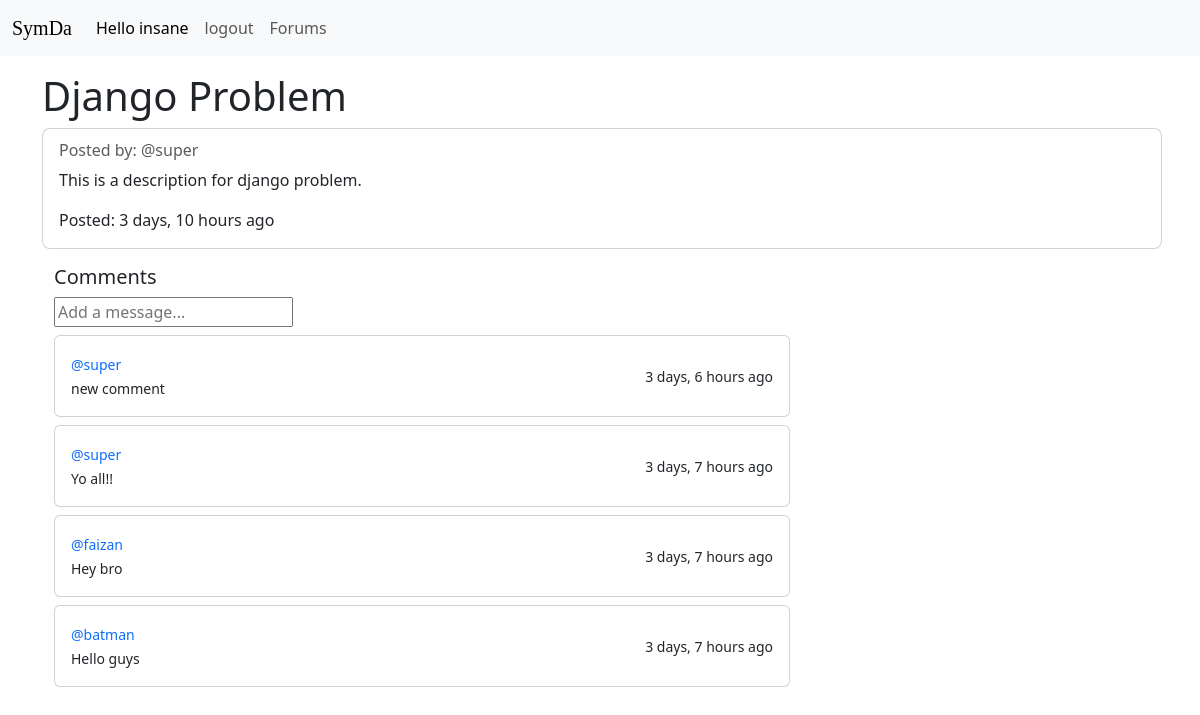
Page /forums/post/6/ (signed in) on the committed database.
### forum_app/models.py (models this page shows, shortened)
class Post(models.Model):
    user = models.ForeignKey(User, on_delete=models.CASCADE)
    title = models.CharField(max_length=200, null=True)
    description = models.TextField(null=True)
    likes = models.ManyToManyField(User, related_name='blog_post')
    rand_num = models.IntegerField(null=True, blank=True)
    created = models.DateTimeField(auto_now_add=True)
    class Meta:
        ordering = ['-created']
    def __str__(self):
        return self.title

class Comment(models.Model):
    user = models.ForeignKey(User, on_delete=models.CASCADE)
    post = models.ForeignKey(Post, on_delete=models.CASCADE)
    message = models.CharField(max_length=1000)
    created = models.DateTimeField(auto_now_add=True)
    class Meta:
        ordering = ['-created']

### forum_app/views.py (the view, shortened to what this page needs)
# urls.py: path('post/<str:pk>/', views.post, name='post'),
def post(request, pk):
    post = Post.objects.get(id=pk)
    comments = post.comment_set.all()
    context = {'post': post, 'comments': comments}
    return render(request, 'forum_app/post.html', context)

### forum_app/templates/forum_app/post.html (shortened to what this page needs)
{% extends 'index.html' %}
{% block content %}
<h1>{{post}}</h1>
<div class="card rounded-3" style="width: 70rem;">
    <div class="card-body">
        <h6 class="card-subtitle mb-2 text-body-secondary">Posted by: @{{post.user.username}}</h6>
        <p class="card-text">{{post.description}}</p>
        <span class="fw-light">Posted: {{post.created|timesince}} ago</span>
    </div>
</div>
<div class="container rounded-3 mt-3" style="width: 100rem;">
    <div class="row  d-flex ">
        <div class="col-md-8">
            <div class="headings d-flex justify-content-between align-items-center">
                <h5>Comments</h5>
            </div>
            {% if request.user.is_authenticated %}
            <form method="POST" action="">
                <input type="text" name="message" placeholder="Add a message..." />
            </form>
            {% else %}
            <p>You must be logged in to comment!</p>
            {% endif %}
            {% for comment in comments %}
            <div class="card p-3 mt-2">
                <div class="d-flex justify-content-between align-items-center">
                    <div class="user d-flex flex-row align-items-center">
                        <span>
                            <small class="font-weight-bold text-primary">@{{comment.user}}</small><br>
                            <small class="font-weight-bold">{{comment.message}}</small>
                        </span>
                    </div>
                    <small>{{comment.created|timesince}} ago</small>
                </div>
            </div>
            {% endfor %}
        </div>
    </div>
    {% endblock content %}

### templates/navbar.html (shortened to what this page needs)
<nav class="navbar navbar-expand-lg bg-body-tertiary">
    <div class="container-fluid">
      <a class="navbar-brand" href="{% url 'home' %}" style="font-family: fantasy;">SymDa</a>
      <div class="collapse navbar-collapse" id="navbarSupportedContent">
        <ul class="navbar-nav me-auto mb-2 mb-lg-0">
            {% if request.user.is_authenticated %}
            <li class="nav-item">
              <a class="nav-link active" aria-current="page" href="#">Hello {{request.user.username}}</a>
            </li>
          <li class="nav-item">
            <a class="nav-link" href="{% url 'logout' %}">logout</a>
          </li>
          {% endif %}
          <li class="nav-item">
            <a class="nav-link" href="{% url 'forums' %}">Forums</a>
          </li>
        </ul>
      </div>
    </div>
  </nav>

### rows in the picture
Post: title "Django Problem", user.username "super", description "This is a description for django problem.", created "3 days, 10 hours"
Comment: user "super", message "new comment", created "3 days, 6 hours"
Comment: user "super", message "Yo all!!", created "3 days, 7 hours"
Comment: user "faizan", message "Hey bro", created "3 days, 7 hours"
Comment: user "batman", message "Hello guys", created "3 days, 7 hours"

### other values in the picture
{{ request.user.username }} "insane"
